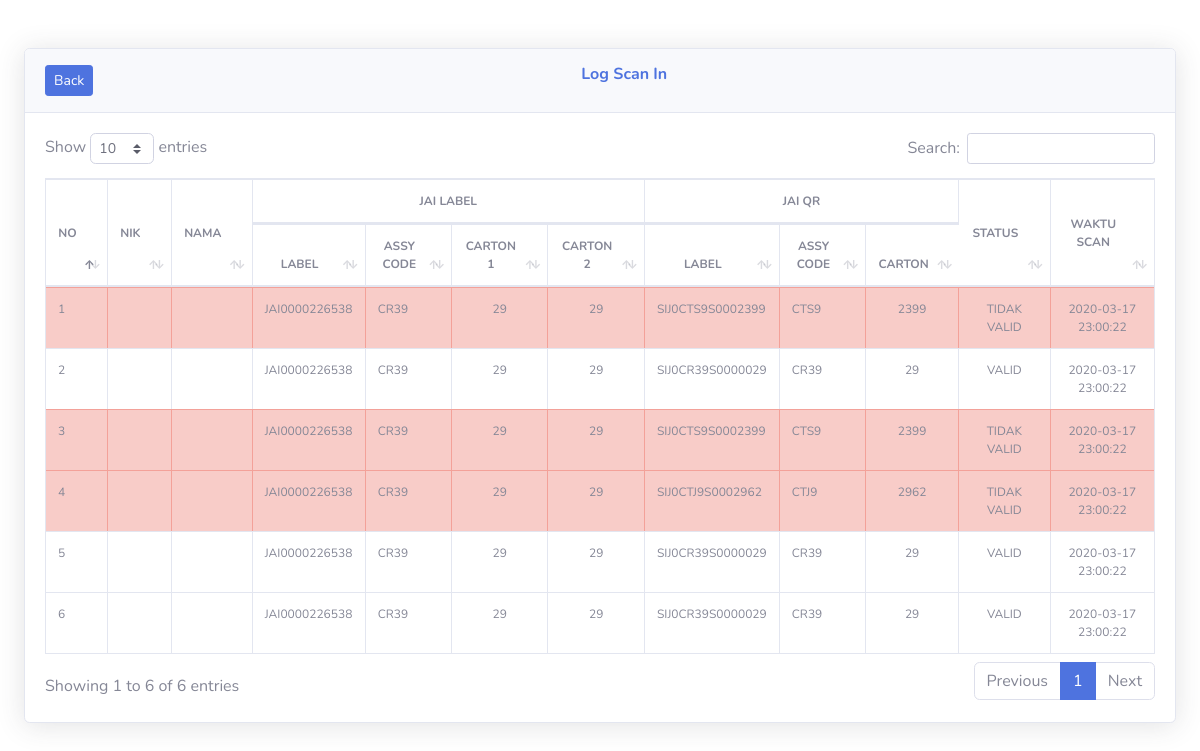
The page /index.php/scan/log_scan_in on the database as committed earlier.
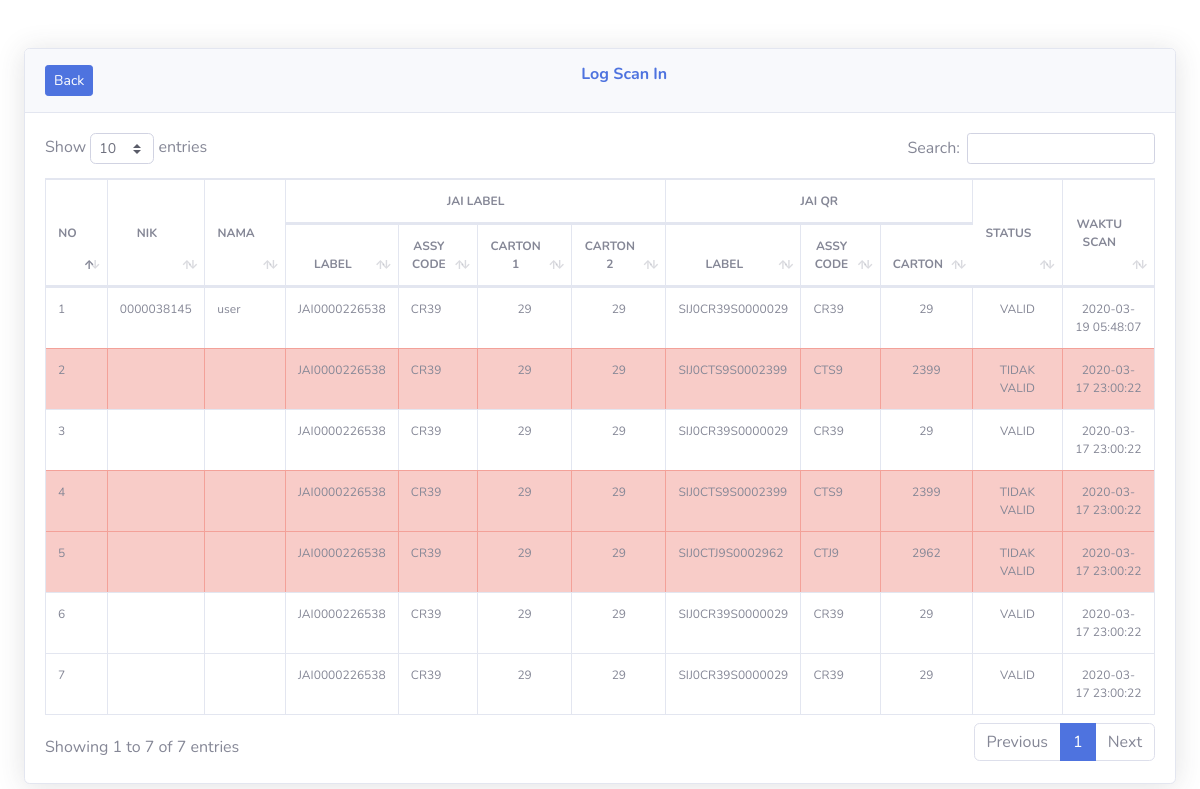
The same page on the database as committed later.
### tables this page shows
CREATE TABLE IF NOT EXISTS `scan_in` (
  `id` int(11) NOT NULL AUTO_INCREMENT,
  `nik` varchar(50) NOT NULL,
  `nama` varchar(100) NOT NULL,
  `jai_label` varchar(100) NOT NULL,
  `assy_code_label` varchar(100) NOT NULL,
  `ctn_no1` int(11) NOT NULL,
  `ctn_no2` int(11) NOT NULL,
  `jai_qr` varchar(100) NOT NULL,
  `assy_code_qr` varchar(100) NOT NULL,
  `ctn_no_qr` int(11) NOT NULL,
  `status` varchar(50) NOT NULL,
  `date_created` timestamp NOT NULL DEFAULT CURRENT_TIMESTAMP,
  PRIMARY KEY (`id`)
);

### application/controllers/Scan.php (called while the page is built, shortened)
<?php
class Scan extends CI_Controller
{
    public function __construct()
    {
        $this->load->library('form_validation');
        $this->load->model('M_scan_in');
        $this->load->model('M_scan_out');
        $this->load->model('M_data');
    }
    public function log_scan_in()
    {
        $data['user'] = $this->db->get_where('mst_user', ['email' => $this->session->userdata('email')])->row_array();
        $data['title'] = "Log History Scan In | Double Check";
        $data['history_in'] = $this->M_data->get_data_scan_in();
        $this->load->view('scan/header', $data);
        $this->load->view('scan/scan_in_history');
        $this->load->view('scan/footer');
    }
}

### index.php (called while the page is built, shortened)
<?php
require_once BASEPATH.'core/CodeIgniter.php';

### application/models/M_data.php (called while the page is built, shortened)
<?php
class M_data extends CI_Model
{
    function get_data_scan_in()
    {
        $query = $this->db->query("SELECT * FROM scan_in order by id desc");
        return $query->result();
    }
}

### application/views/scan/scan_in_history.php (the view, shortened to what this page needs)
<body class="bg-gradient-white">
    <div class="container-fluid mt-5">
        <div class="row">
            <div class="col-lg-12 col-md-12 col-xs-12">
                <div class="card shadow mb-4">
                    <div class="card-header py-3 flex-row align-items-center justify-content-between">
                        <a href="<?= base_url('user') ?>" class="btn btn-sm btn-primary float-left">Back</a>
                        <h6 class="m-0 font-weight-bold align-middle text-primary text-center">Log Scan In</h6>
                    </div>
                    <div class="card-body">
                        <div class="table-responsive">
                            <table id="history" class="table table-hover table-bordered" width="100%" style="font-size: 12px;">
                                <thead class="text-center">
                                    <tr>
                                        <th rowspan="2" class="align-middle">NO</th>
                                        <th rowspan="2" class="align-middle">NIK</th>
                                        <th rowspan="2" class="align-middle">NAMA</th>
                                        <th colspan="4">JAI LABEL</th>
                                        <th colspan="3">JAI QR</th>
                                        <th rowspan="2" class="align-middle">STATUS</th>
                                        <th rowspan="2" class="align-middle">WAKTU SCAN</th>
                                    </tr>
                                    <tr>
                                        <th>LABEL</th>
                                        <th>ASSY CODE</th>
                                        <th>CARTON 1</th>
                                        <th>CARTON 2</th>
                                        <th>LABEL</th>
                                        <th>ASSY CODE</th>
                                        <th>CARTON</th>
                                    </tr>
                                </thead>
                                <tbody>
                                    <?php $no = 1;
                                    foreach ($history_in as $key) { ?>
                                        <tr class="<?= ($key->status == "TIDAK VALID") ? "table-danger" : ""; ?>">
                                            <td><?= $no ?></td>
                                            <td><?= $key->nik ?></td>
                                            <td><?= $key->nama ?></td>
                                            <td><?= $key->jai_label ?></td>
                                            <td><?= $key->assy_code_label ?></td>
                                            <td class="text-center"><?= $key->ctn_no1 ?></td>
                                            <td class="text-center"><?= $key->ctn_no2 ?></td>
                                            <td><?= $key->jai_qr ?></td>
                                            <td><?= $key->assy_code_qr ?></td>
                                            <td class="text-center"><?= $key->ctn_no_qr ?></td>
                                            <td class="text-center"><?= $key->status ?></td>
                                            <td class="text-center"><?= $key->date_created ?></td>
                                        </tr>
                                    <?php $no++;
                                    } ?>
                                </tbody>
                            </table>
                        </div>
                    </div>
                </div>
            </div>
        </div>
    </div>
</body>

Rows that differ between the two databases and show on the page:
added scan_in: nik "0000038145", nama "user", jai_label "JAI0000226538", assy_code_label "CR39", ctn_no1 "29", ctn_no2 "29", jai_qr "SIJ0CR39S0000029", assy_code_qr "CR39", ctn_no_qr "29", status "VALID", date_created "2020-03-19 05:48:07"
Other text that changed with them:
text written by a page script: "Show entries Search: Showing 1 to 6 of 6 entries Previous 1 Next" → "Show entries Search: Showing 1 to 7 of 7 entries Previous 1 Next"
